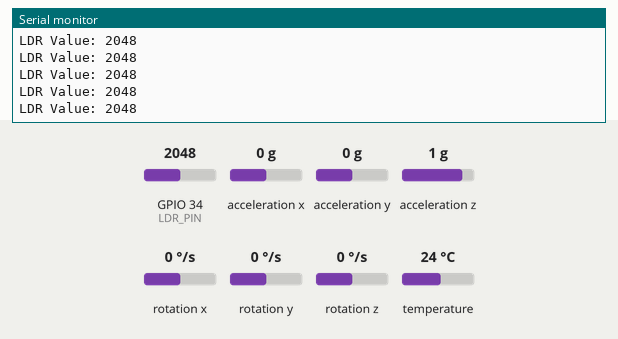
This sketch was run on a simulated ESP32. Shown: the last lines printed to the serial monitor. The test bench sets the inputs (shaded band); at power-on: GPIO 34 (LDR_PIN) = 2048, acceleration x 0 g, acceleration y 0 g, acceleration z 1 g, rotation x 0 °/s, rotation y 0 °/s, rotation z 0 °/s, temperature 24 °C. USB keyboard and mouse output is not drawn.

Above: at 6.9 s.
7.0 s: GPIO 34 (LDR_PIN) set to 2866
At 7.21 s:
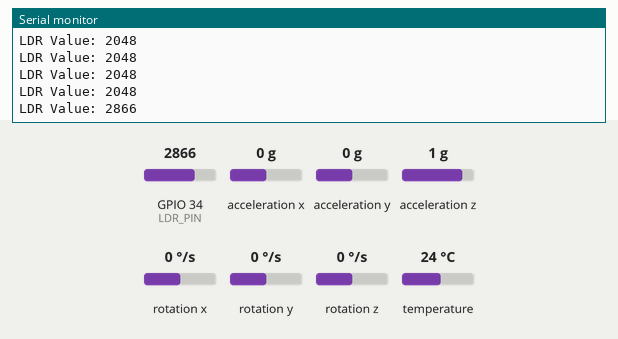
8.5 s: GPIO 34 (LDR_PIN) set to 3972
At 8.54 s:
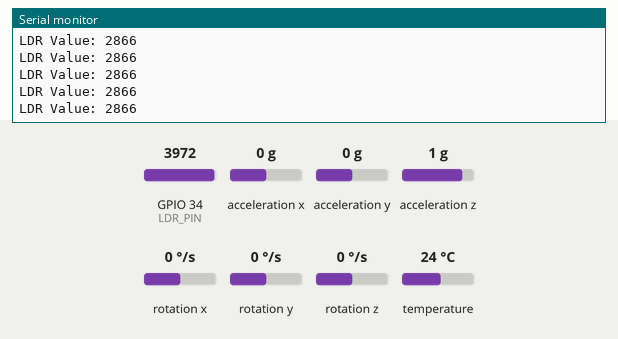
Timing chart, 0 to 11.5 s (numbered marks = the images above; inputs shaded):
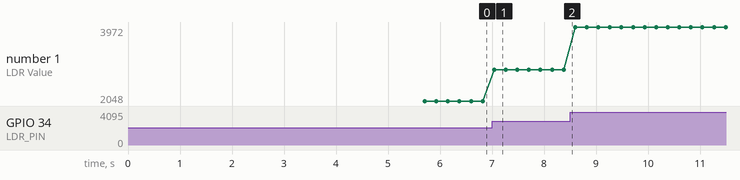

The sketch:

Code.ino
```cpp
#include <Wire.h>
#include <Adafruit_MPU6050.h>
#include <Adafruit_Sensor.h>
#include <BleMouse.h>

Adafruit_MPU6050 mpu;
BleMouse bleMouse("ESP32 Air Mouse", "ESP32", 100);

// LDR setup
const int LDR_PIN = 34;   // ADC pin (use GPIO34, 35, 36, or 39 for analog input)
int lightValue = 0;
const int CLICK_THRESHOLD = 500;  // Adjust depending on your LDR and lighting

// Calibration offsets
float gyroXoffset = 0;
float gyroYoffset = 0;

// Gyro calibration
void calibrateGyro() {
  Serial.println("Calibrating gyro... Keep the sensor still!");
  long sumX = 0, sumY = 0;
  int samples = 1000;

  for (int i = 0; i < samples; i++) {
    sensors_event_t a, g, temp;
    mpu.getEvent(&a, &g, &temp);
    sumX += g.gyro.x;
    sumY += g.gyro.y;
    delay(3);
  }

  gyroXoffset = sumX / (float)samples;
  gyroYoffset = sumY / (float)samples;
  Serial.println("Calibration done!");
  Serial.print("Offsets -> X: "); Serial.print(gyroXoffset);
  Serial.print("  Y: "); Serial.println(gyroYoffset);
}

void setup() {
  Serial.begin(115200);
  Serial.println("Starting ESP32 Air Mouse...");

  // Initialize MPU6050
  if (!mpu.begin()) {
    Serial.println("Failed to find MPU6050 chip!");
    while (1) delay(10);
  }
  Serial.println("MPU6050 initialized.");

  // Configure sensor ranges
  mpu.setAccelerometerRange(MPU6050_RANGE_8_G);
  mpu.setGyroRange(MPU6050_RANGE_500_DEG);
  mpu.setFilterBandwidth(MPU6050_BAND_21_HZ);

  delay(500);
  calibrateGyro();

  // Initialize BLE Mouse
  bleMouse.begin();
  Serial.println("BLE Mouse ready. Connect from your PC via Bluetooth!");

  // Initialize LDR
  pinMode(LDR_PIN, INPUT);
}

void loop() {
  if (bleMouse.isConnected()) {
    sensors_event_t a, g, temp;
    mpu.getEvent(&a, &g, &temp);

    // Apply calibration
    float gx = g.gyro.x - gyroXoffset;
    float gy = g.gyro.y - gyroYoffset;

    // Dead zone
    if (abs(gx) < 0.5) gx = 0;
    if (abs(gy) < 0.5) gy = 0;

    // Smoothing
    static float smoothedX = 0, smoothedY = 0;
    smoothedX = 0.8 * smoothedX + 0.2 * gx;
    smoothedY = 0.8 * smoothedY + 0.2 * gy;

    // Cursor movement
    int moveX = (int)(smoothedX * 8);
    int moveY = (int)(-smoothedY * 8);

    if (moveX != 0 || moveY != 0) {
      bleMouse.move(moveX, moveY);
    }

    // --- LDR Click Section ---
    lightValue = analogRead(LDR_PIN);
    Serial.print("LDR Value: ");
    Serial.println(lightValue);

    // If dark, simulate a click
    if (lightValue > CLICK_THRESHOLD) {
      bleMouse.click(MOUSE_LEFT);
      delay(200);  // debounce delay
    }

    delay(20);
  } else {
    Serial.println("Waiting for BLE connection...");
    delay(1000);
  }
}
```

Measured:
- after the input at 7.0 s, the serial monitor: prints a new line at once (image 1)
- plotted number 1: 2048 → 2866 after the input at 7.0 s, 2866 → 3972 after the input at 8.5 s
